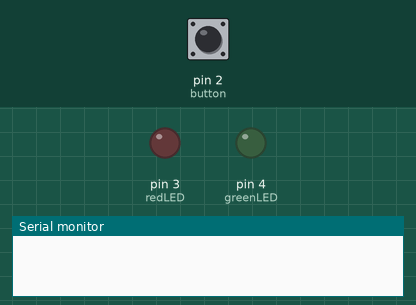
This sketch was run on a simulated Arduino Uno, built with avr-gcc and run on an emulated ATmega328P. Parts: output pins drawn as LEDs (lit = HIGH), the last lines printed to the serial monitor. Dashed ring = blinking. Inputs (shaded band) come from the test bench; at power-on: pin 2 (button) LOW. Random numbers use the default seed unless the sketch sets one.

Above: at 1.2 s.
1.3 s: pin 2 (button) pulled HIGH for 1 s
At 2.6 s:
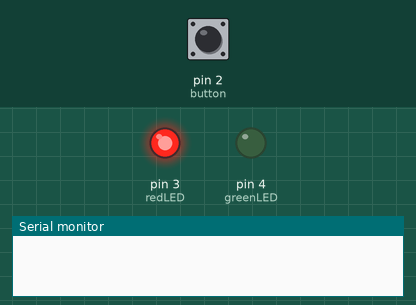
5.3 s: pin 2 (button) pulled HIGH for 1 s
At 8.2 s:
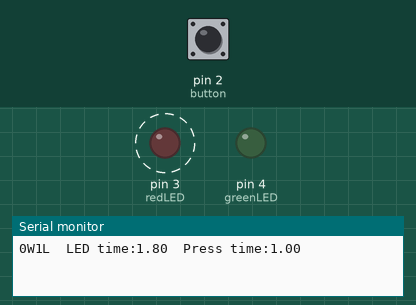
8.3 s: pin 2 (button) pulled HIGH for 3.2 s
At 12.0 s:
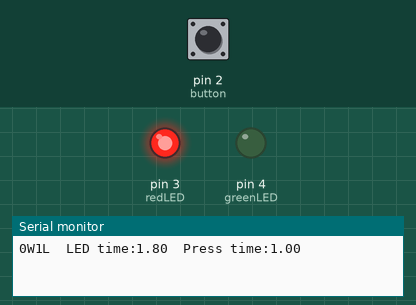
Timing chart, 0 to 14.6 s (numbered marks = the images above; inputs shaded):
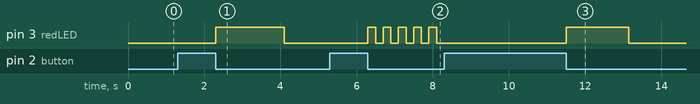

The sketch:

lab7.ino
```cpp
int button = 2;
int redLED = 3;
int greenLED = 4;
int button_int = 0;  // Interrupt 0 is on pin 2
int state = 0;
int down = 0;
int start = 0;
int finish = 0;
int win = 0;
int lose = 0;
float randomtime = 0;
float presstime = 0;

void setup()
{
  Serial.begin(9600);
  pinMode(button, INPUT);
  pinMode(redLED, OUTPUT);
  pinMode(greenLED, OUTPUT);
  attachInterrupt(button_int, handle_click, RISING);
  TCCR1A = 0;
  TCCR1B = 0;
  TCNT1 = 0;
  OCR1A = 7812;  // target for counting
  TCCR1B |= (1 << WGM12); // turn on CTC
  TCCR1B |= (1<<CS12) | (1<<CS10); // 1024 prescaler
}

void loop()
{

}

ISR(TIMER1_COMPA_vect)
{
  static int count = 0;
  if(state==1)
  {
    count++;
    if(count==2)
    {
      count = 0;
      state = 2;
      digitalWrite(redLED, LOW);
      TIMSK1 &= ~(1<<OCIE1A);
    }
  }
  else if(state==3)
  {
    digitalWrite(greenLED, digitalRead(greenLED)^1);
    count++;
    if(count==3)
    {
      count = 0;
      state = 0;
      TIMSK1 &= ~(1<<OCIE1A);
    }
  }
  else if(state==4)
  {
    digitalWrite(redLED, digitalRead(redLED)^1);
    count++;
    if(count==9)
    {
      count = 0;
      state = 0;
      TIMSK1 &= ~(1<<OCIE1A);
    }
  }
}


void handle_click()
{
  static unsigned long last_int_time = 0;
  unsigned long int_time = millis(); // Read the clock

  if (int_time - last_int_time > 200)
  {
      if(down==0)
      {
        down = 1;
        attachInterrupt(button_int, handle_click, FALLING);
        if(state==2)
        {
          start = millis();
        }
      }
      else
      {
        down = 0;
        attachInterrupt(button_int, handle_click, RISING);
        if(state==0)
        {
          state = 1;
          TCNT1 = 0;
          if (TIFR1 & (1<<OCF1A)) TIFR1 |= (1<<OCF1A);
          randomtime = random(1000, 5001);
          OCR1A = randomtime*7.812;  // target for counting
          TIMSK1 |= (1<<OCIE1A); // enable timer compare int.
          digitalWrite(redLED, HIGH);
        }
        else if(state==2)
        {
          finish = millis();
          presstime = finish - start;
          if(abs(presstime-randomtime)<500)
          {
            state = 3;
            TCNT1 = 0;
            if (TIFR1 & (1<<OCF1A)) TIFR1 |= (1<<OCF1A);
            OCR1A = 7812;
            digitalWrite(greenLED, HIGH);
            win++;
          }
          else
          {
            state = 4;
            TCNT1 = 0;
            if (TIFR1 & (1<<OCF1A)) TIFR1 |= (1<<OCF1A);
            OCR1A = 3125;
            digitalWrite(redLED, HIGH);
            lose++;
          }
          TIMSK1 |= (1<<OCIE1A); // enable timer compare int.
          Serial.println((String)win + "W" + lose + "L" + "  LED time:" + randomtime/1000 + "  Press time:" + presstime/1000);
        }
      }
  }

  last_int_time = int_time;
}
```

Measured:
- after the input at 1.3 s, pin 3 (redLED): LOW → HIGH after 1.0 s, → LOW 1.8 s later
- after the input at 5.3 s, pin 3 (redLED): alternates HIGH for 0.20 s and LOW for 0.20 s, starting after 1.0 s
- after the input at 8.3 s, pin 3 (redLED): LOW → HIGH after 3.2 s, → LOW 1.6 s later
